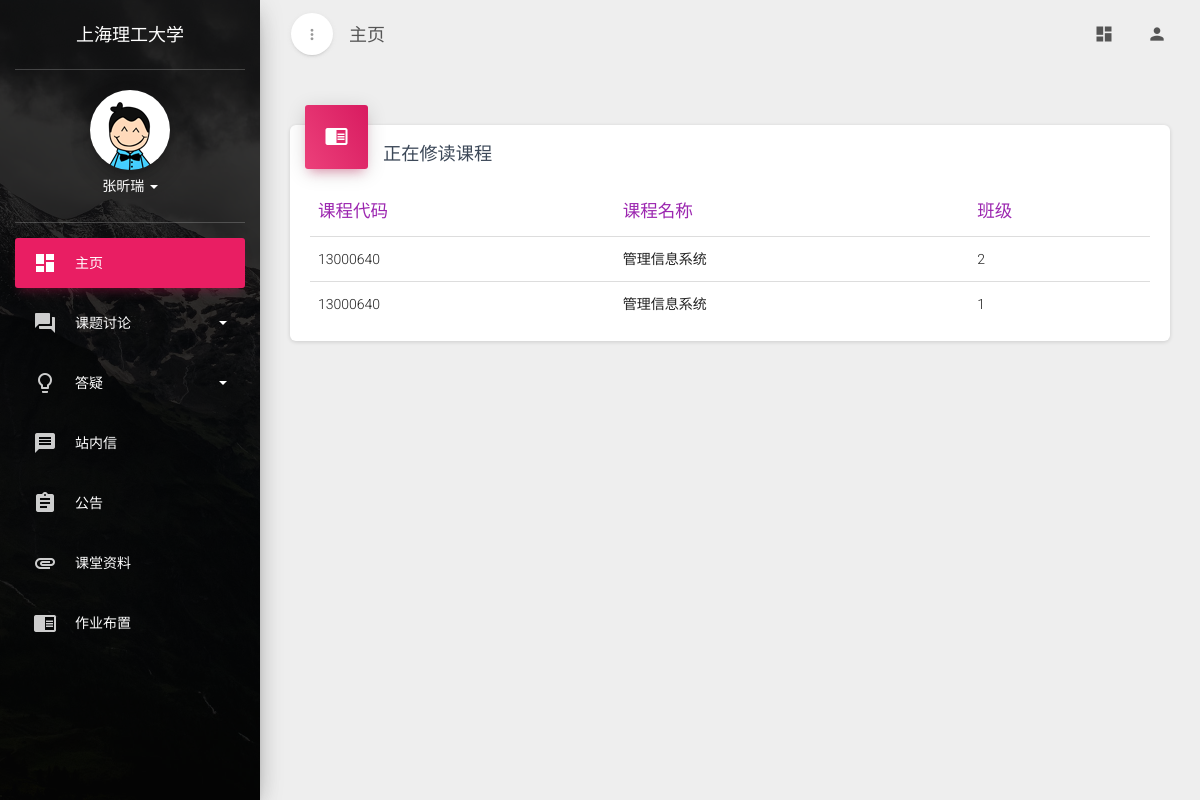
The page /index/dashboard/ (signed in) on the database its author committed.
### website/models.py (models this page shows)
class Course(models.Model):
    CLASS_CHOICE = (
        ('1', '一班'),
        ('2', '二班'),
        ('3', '三班'),
    )
    IS_TEACHER = (
        ('0', '学生'),
        ('1', '教师'),
    )
    code = models.CharField(max_length=8)
    coursename = models.CharField(max_length=30)
    user = models.ForeignKey(User)
    classes = models.CharField(max_length=1, choices=CLASS_CHOICE)
    is_teacher = models.CharField(max_length=1, null=True, choices=IS_TEACHER)

### website/views.py (the view)
def dashboard(request):
    user = request.user
    allcourses = models.Course.objects.filter(user_id=user.id)
    getcourses = models.Course.objects.filter(user_id=user.id).values('coursename', 'code', 'is_teacher')
    courses = []
    for i in getcourses:
        if i not in courses:
            courses.append(i)
    return render(request, 'website/platform.html', {'user': user, 'courses': courses, 'allcourses': allcourses})

### website/templates/website/platform.html (shortened to what this page needs)
{% load staticfiles %}
<!doctype html>
<html lang="en">
<head>
    <link href="{% static 'assets/css/bootstrap.min.css' %}" rel="stylesheet"/>
    <link href="{% static 'assets/css/material-dashboard.css' %}" rel="stylesheet"/>
    <link href="{% static 'assets/css/demo.css' %}" rel="stylesheet"/>
    <link href="http://maxcdn.bootstrapcdn.com/font-awesome/latest/css/font-awesome.min.css" rel="stylesheet">
</head>
<body>
<div class="wrapper">
    <div class="sidebar" data-active-color="rose" data-background-color="black"
         data-image="{% static 'assets/img/sidebar-1.jpg' %}">
        <div class="logo">
            <a href="http://www.creative-tim.com" class="simple-text">
                上海理工大学
            </a>
        </div>
        <div class="sidebar-wrapper">
            <div class="user">
                <div class="photo">
                    <img src="{% static 'assets/img/new_logo.png' %}"/>
                </div>
                <div class="info">
                    <a data-toggle="collapse" href="#collapseExample" class="collapsed">
                        {{ user.last_name }}{{ user.first_name }}
                        <b class="caret"></b>
                    </a>
                </div>
            </div>
            <ul class="nav">
                <li class="active">
                    <a href="{% url 'website:dashboard' %}">
                        <i class="material-icons">dashboard</i>
                        <p>主页</p>
                    </a>
                </li>
                <li>
                    <a data-toggle="collapse" href="#pagesExamples">
                        <i class="material-icons">question_answer</i>
                        <p>课题讨论
                            <b class="caret"></b>
                        </p>
                    </a>
                </li>
                <li>
                    <a data-toggle="collapse" href="#componentsExamples">
                        <i class="material-icons">lightbulb_outline</i>
                        <p>答疑
                            <b class="caret"></b>
                        </p>
                    </a>
                </li>
                <li>
                    <a href="{% url 'website:message' %}">
                        <i class="material-icons">message</i>
                        <p>站内信</p>
                    </a>
                </li>
                <li>
                    <a href="{% url 'website:bulletin' %}">
                        <i class="material-icons">assignment</i>
                        <p>公告</p>
                    </a>
                </li>
                <li>
                    <a href="{% url 'website:file' %}">
                        <i class="material-icons">attachment</i>
                        <p>课堂资料</p>
                    </a>
                </li>
                <li>
                    <a href="{% url 'website:assignment' %}">
                        <i class="material-icons">chrome_reader_mode</i>
                        <p>作业布置</p>
                    </a>
                </li>
            </ul>
        </div>
    </div>
    <div class="main-panel">
        <nav class="navbar navbar-transparent navbar-absolute">
            <div class="container-fluid">
                <div class="navbar-minimize">
                    <button id="minimizeSidebar" class="btn btn-round btn-white btn-fill btn-just-icon">
                        <i class="material-icons visible-on-sidebar-regular">more_vert</i>
                    </button>
                </div>
                <div class="navbar-header">
                    <a class="navbar-brand" href="#"> 主页 </a>
                </div>
                <div class="collapse navbar-collapse">
                    <ul class="nav navbar-nav navbar-right">
                        <li>
                            <a href="#pablo" class="dropdown-toggle" data-toggle="dropdown">
                                <i class="material-icons">dashboard</i>
                            </a>
                        </li>
                        <li>
                            <a href="#pablo" class="dropdown-toggle" data-toggle="dropdown">
                                <i class="material-icons">person</i>
                            </a>
                        </li>
                    </ul>
                </div>
            </div>
        </nav>
        <div class="content">
            <div class="container-fluid">
                <div class="row">
                    <div class="col-md-12">
                        <div class="card">
                            <div class="card-header card-header-icon" data-background-color="rose">
                                <i class="material-icons">chrome_reader_mode</i>
                            </div>
                            <div class="card-content">
                                <h4 class="card-title">正在修读课程</h4>
                                <div class="table-responsive">
                                    <table class="table">
                                        <thead class="text-primary">
                                        <th>课程代码</th>
                                        <th>课程名称</th>
                                        <th>班级</th>
                                        </thead>
                                        <tbody>
                                        {% for course in allcourses %}
                                            <tr>
                                                <td>{{ course.code }}</td>
                                                <td>{{ course.coursename }}</td>
                                                <td>{{ course.classes }}</td>
                                            </tr>
                                        {% endfor %}
                                        </tbody>
                                    </table>
                                </div>
                            </div>
                        </div>
                    </div>
                </div>
            </div>
        </div>
    </div>
</div>
</body>
</html>

### rows shown on the page
Course: code "13000640", coursename "管理信息系统", classes "2"
Course: code "13000640", coursename "管理信息系统", classes "1"

### other values the page prints
{{ user.last_name }} "张"
{{ user.first_name }} "昕瑞"
